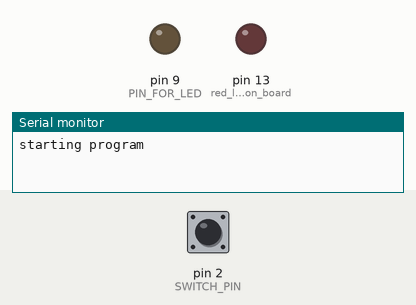
The sketch below on a simulated Arduino Uno, built with avr-gcc and run on an emulated ATmega328P. Shown: output pins drawn as LEDs (lit = HIGH), the last lines printed to the serial monitor. The test bench sets the inputs (shaded band); at power-on: pin 2 (SWITCH_PIN) HIGH.

Above: at 1.2 s.
1.3 s: pin 2 (SWITCH_PIN) pulled LOW for 1 s
At 3.1 s:
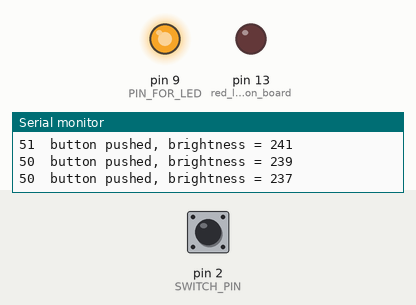
4.3 s: pin 2 (SWITCH_PIN) pulled LOW for 3.2 s
At 8.4 s:
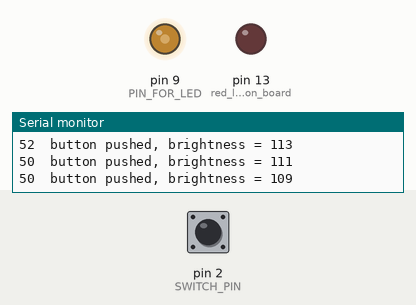
9.0 s: pin 2 (SWITCH_PIN) pulled LOW for 3.2 s
At 9.15 s:
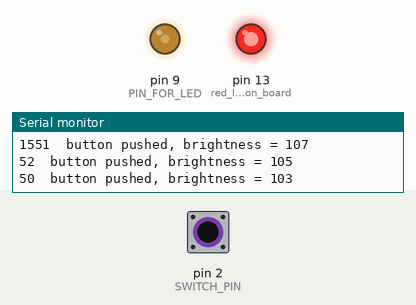
13.7 s: pin 2 (SWITCH_PIN) pulled LOW for 3.2 s
At 13.88 s:
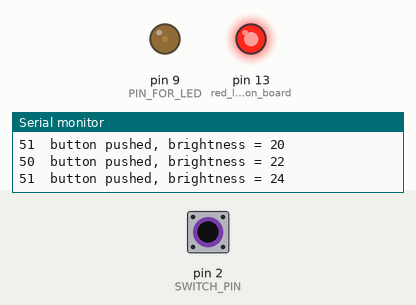
18.4 s: pin 2 (SWITCH_PIN) driven LOW
At 18.61 s:
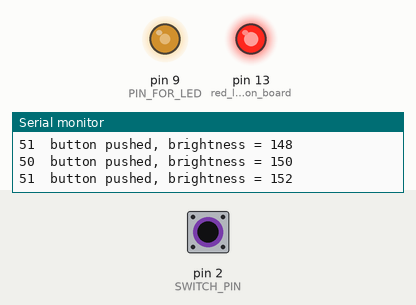
21.4 s: pin 2 (SWITCH_PIN) pulsed HIGH 2 times (0.12 s each, 0.3 s apart)
At 21.84 s:
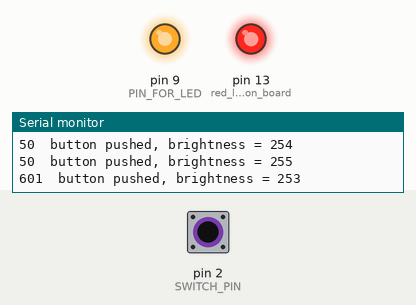
Timing chart, 0 to 26.0 s (numbered marks = the images above; inputs shaded):
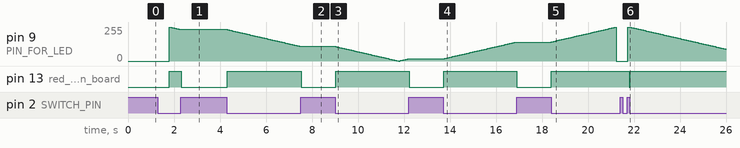

Measured:
- after the input at 1.3 s, pin 13 (red_led_on_board): LOW → HIGH after 0.50 s, → LOW 0.50 s later
- after the input at 4.3 s, pin 9 (PIN_FOR_LED): moves from 237/255 to 109/255 over 3.2 s, starting at once; pin 13 (red_led_on_board): LOW → HIGH at once, → LOW 3.2 s later
- after the input at 9.0 s, pin 13 (red_led_on_board): LOW → HIGH at once, → LOW 3.2 s later
- after the input at 13.7 s, pin 9 (PIN_FOR_LED): moves from 16/255 to 142/255 over 3.1 s, starting at once; pin 13 (red_led_on_board): LOW → HIGH at once, → LOW 3.2 s later
- after the input at 18.4 s, pin 9 (PIN_FOR_LED): rises from 142/255 to 254/255 in 2.8 s, then falls to 0/255 in 0.05 s; pin 13 (red_led_on_board): LOW → HIGH at once
- after the input at 21.4 s, pin 13 (red_led_on_board): HIGH → LOW after 0.39 s, → HIGH 0.05 s later

The sketch:

PianoMusicLightDimmer.ino
```cpp
//************************************************************
//   PianoMusicLightDimmer - a sketch to make a dimmer for
//      a COB strip that lights up my piano music holder.
//
//      Hardware: Adafruit Trinket M0, 10Kohm resistor, momentary
//                contact switch, COB light strip (5v),
//                IRL540NPBF Infineon MOSFET
//************************************************************

// #include <Adafruit_DotStar.h>
// #include <Adafruit_I2CDevice.h>

#include <Arduino.h>

#define PIN_FOR_LED 9   // data pin for LED
#define SWITCH_PIN 2    // data pin for switch, other side to ground
#define NUMPIXELS 1 // Number of LEDs in strip

// Here's how to control the LEDs from any two pins:
// #define DATAPIN   7
// #define CLOCKPIN   8

// Adafruit_DotStar strip = Adafruit_DotStar(
//   NUMPIXELS, DATAPIN, CLOCKPIN, DOTSTAR_BGR);

int brightness = 255;
int fadeSpeed = 2;
bool brighten = true;
unsigned long time_pushed = 0;

void blinkLight() {
  analogWrite(PIN_FOR_LED,0);
  delay(500);
  analogWrite(PIN_FOR_LED,brightness);
}

// put function definitions here:
bool buttonPush(unsigned long current_time) {
  bool buttonState = false;
  // read if a button push occurred
  if (digitalRead(SWITCH_PIN) == LOW) {
    unsigned long delta = current_time - time_pushed;
    if(delta > 10) {
      buttonState=true;
      time_pushed = millis();
      Serial.print(delta);
      Serial.print("  button pushed, brightness = ");
      if (brighten==true) {
        brightness += fadeSpeed;
        if (brightness>255) {
          brightness = 255;
          brighten = false;
          blinkLight();
        }
      }
      else {
        brightness -= fadeSpeed;
        if (brightness<0) {
          brightness = 0;
          brighten = true;
        }
      }
      Serial.println(brightness);
    }
  }
  return buttonState;
}


void setup() {
  // put your setup code here, to run once:
  Serial.begin(9600);
  pinMode(PIN_FOR_LED, OUTPUT);
  pinMode(SWITCH_PIN, INPUT_PULLUP);
  pinMode(13, OUTPUT);  //red led on board
  Serial.println("starting program");
}

void loop() {
  // put your main code here, to run repeatedly:
  unsigned long current_time;
  current_time = millis();
  if (buttonPush(current_time))  {
    /* adjust light brightness */
    analogWrite(PIN_FOR_LED,brightness);
    digitalWrite(13, HIGH);   // turn the LED on (HIGH is the voltage level)
  }
  else {
    digitalWrite(13, LOW);   // turn the LED off
  }
  delay(50);
}
```
